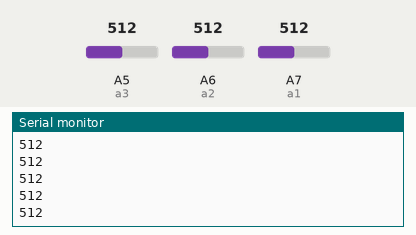
Simulated run of this sketch. Board: Arduino Nano, built with avr-gcc and run on an emulated ATmega328P. Shown: the last lines printed to the serial monitor. The inputs (shaded band) are chosen by the test bench; at power-on: A5 (a3) = 512, A6 (a2) = 512, A7 (a1) = 512.

Above: at 1.2 s.
1.3 s: A5 (a3) set to 716
At 1.32 s:
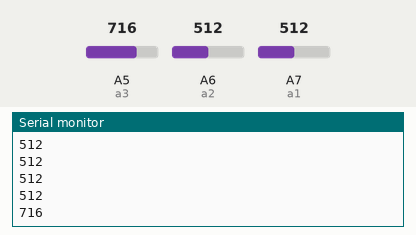
2.8 s: A6 (a2) set to 306
At 2.83 s:
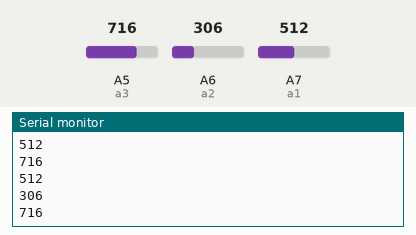
4.3 s: A7 (a1) set to 900
At 4.34 s:
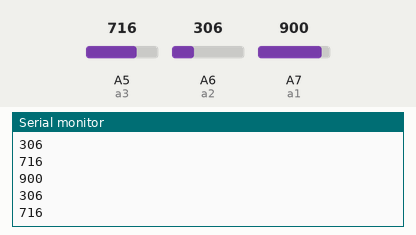
5.8 s: A7 (a1) set to 1023
At 5.86 s:
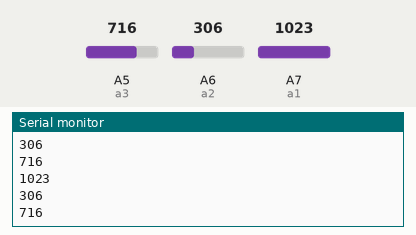
7.3 s: A6 (a2) set to 122
At 7.37 s:
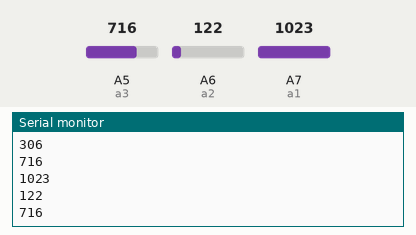
8.8 s: A5 (a3) set to 511
At 8.88 s:
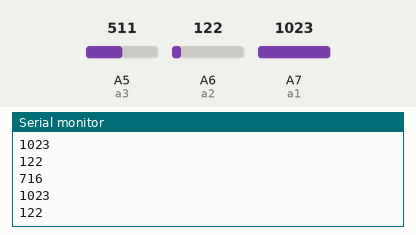
Timing chart, 0 to 11.3 s (numbered marks = the images above; inputs shaded):
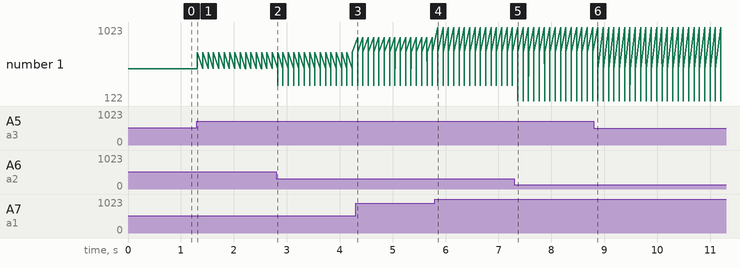

The sketch:

Arduino_serial.ino
```cpp
const int a1 = A7;
const int a2 = A6;
const int a3 = A5;

int val1 = 0;
int val2 = 0;
int val3 = 0;


void setup() {

  Serial.begin(115200);
}

void loop() {

  val1 = analogRead(a1);
  val2 = analogRead(a2);
  val3 = analogRead(a3);

  Serial.println(val1);
  Serial.println(val2);
  Serial.println(val3);

  delay(100);
}
```

Measured:
- after the input at 1.3 s, the serial monitor: prints a new line at once (image 1)
- after the input at 2.8 s, the serial monitor: prints a new line at once (image 2)
- after the input at 4.3 s, the serial monitor: prints a new line at once (image 3)
- after the input at 5.8 s, the serial monitor: prints a new line after 0.05 s (image 4)
- after the input at 7.3 s, the serial monitor: prints a new line after 0.07 s (image 5)
- plotted number 1: 512 → 716 after the input at 1.3 s, 716 → 511 after the input at 8.8 s
